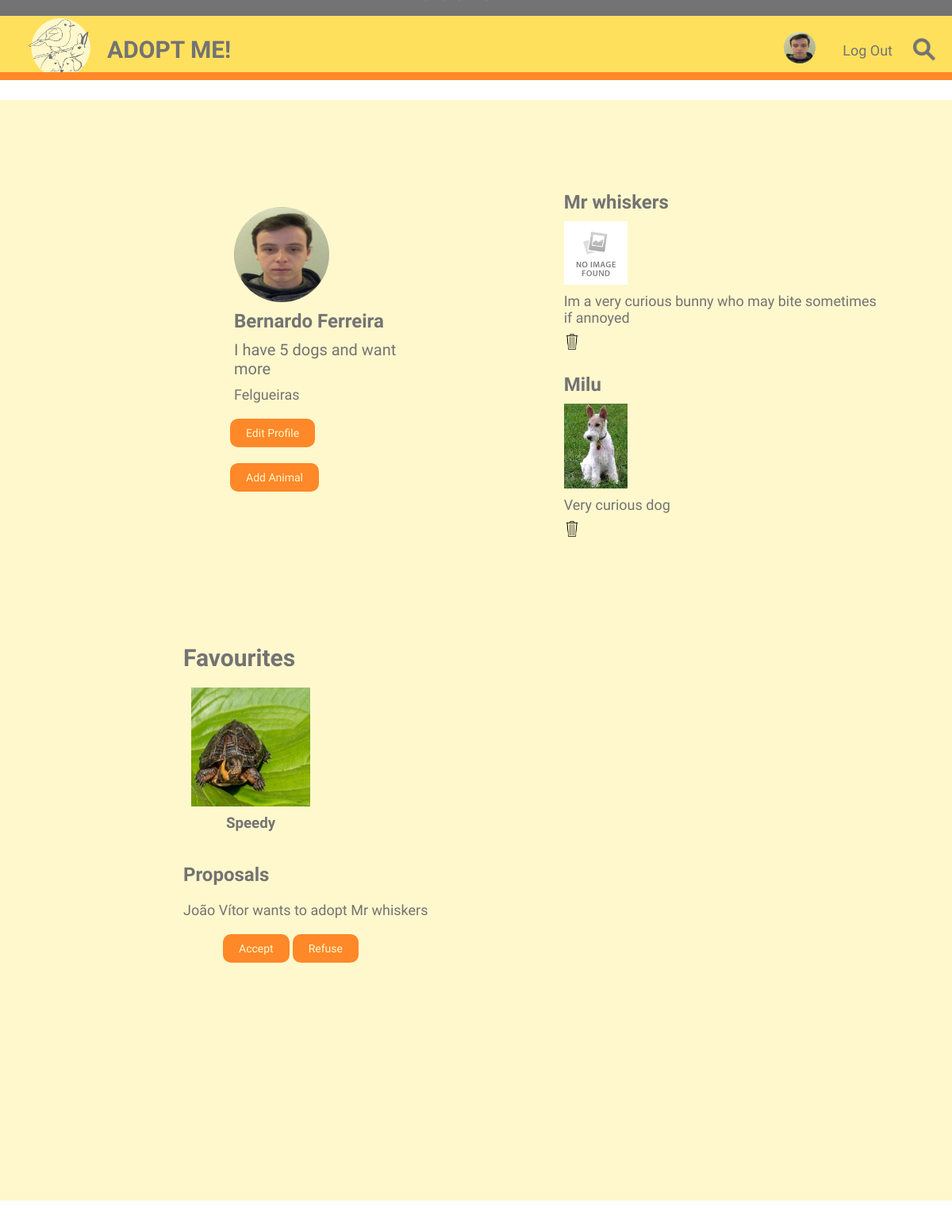
The app's page /pages/userprofile.php (signed in) with its own data.
### tables this page shows
CREATE TABLE person (
  person_id INTEGER PRIMARY KEY,
  name TEXT NOT NULL,
  account_id INTEGER NOT NULL,
  location_id INTEGER NOT NULL,
  works_at INTEGER,
  FOREIGN KEY (account_id) REFERENCES account(id) ON DELETE CASCADE ON UPDATE CASCADE,
  FOREIGN KEY (location_id) REFERENCES location(id) ON DELETE SET NULL ON UPDATE CASCADE,
  FOREIGN KEY (works_at) REFERENCES shelter(shelter_id) ON DELETE SET NULL ON UPDATE CASCADE
);

CREATE TABLE favourite(
  pet_id INTEGER NOT NULL,
  person_id INTEGER NOT NULL,
  FOREIGN KEY (pet_id) REFERENCES pet(id) ON DELETE CASCADE ON UPDATE CASCADE,
  FOREIGN KEY (person_id) REFERENCES person(person_id) ON DELETE CASCADE ON UPDATE CASCADE,
  PRIMARY KEY (pet_id,person_id)
);

CREATE TABLE proposal(
  id INTEGER PRIMARY KEY,
  status INTEGER,
  date TEXT,
  pet_id INTEGER,
  made_adoption_proposal INTEGER,
  recv_adoption_proposal INTEGER,
  FOREIGN KEY (pet_id) REFERENCES pet(id) ON DELETE CASCADE ON UPDATE CASCADE,
  FOREIGN KEY (made_adoption_proposal) REFERENCES account(id) ON DELETE CASCADE ON UPDATE CASCADE,
  FOREIGN KEY (recv_adoption_proposal) REFERENCES account(id) ON DELETE CASCADE ON UPDATE CASCADE
);

### database/db_user.php (called while the page is built, shortened)
<?php
    include_once('../database/connection.php');
    function getUser($email){
        global $db;
        $stmt = $db->prepare('SELECT account.id AS id, name, account.bio AS bio, location.city AS city, account.email AS email
            FROM account
            INNER JOIN person
            ON account.id = person.account_id
            INNER JOIN location
            ON location.id = person.location_id
            WHERE account.email = ?');
        $stmt->execute(array($email));
        return $stmt->fetch();
    }
    function getUserById($user_id){
        global $db;
        $stmt = $db->prepare('SELECT account.id AS id, name, account.bio AS bio, location.city AS city, account.email AS email
            FROM account
            INNER JOIN person
            ON account.id = person.account_id
            INNER JOIN location
            ON location.id = person.location_id
            WHERE account.id = ?');
        $stmt->execute(array($user_id));
        return $stmt->fetch();
    }
    function getAllPetsForAdoption($email){
        global $db;
        $stmt = $db->prepare('SELECT pet.id AS id, pet.name AS name, pet.bio AS bio, pet.gender AS gender, pet.weight AS weight,
            pet.height AS  height, pet.color AS color, breed.species AS species, breed.name AS breed
            FROM account
            INNER JOIN pet
            ON account.id = pet.has_for_adoption
            INNER JOIN breed
            ON pet.breed_id = breed.id
            WHERE account.email = ?'
        );
        $stmt->execute(array($email));
        return $stmt->fetchAll();
    }
    function getPetInfo($petID){
        global $db;
        $stmt = $db->prepare(
            'SELECT
            pet.id AS id,
            pet.name AS name,
            pet.bio AS bio,
            breed.name AS breed,
            breed.species AS species,
            gender,weight,height,color
            FROM pet JOIN breed ON breed_id=breed.id
            WHERE pet.id=?'
        );
        $stmt->execute(array($petID));
        return $stmt->fetch();
    }
    function getProposals($account_id) {
        global $db;
        $stmt = $db->prepare('SELECT * FROM proposal p WHERE p.recv_adoption_proposal = ?');
        $stmt->execute(array($account_id));
        $proposals = $stmt->fetchAll();
        return $proposals;
    }
    function getFavouritePets($userID){
        global $db;
        $stmt = $db->prepare('SELECT pet_id FROM favourite WHERE person_id= ?');
        $stmt->execute(array($userID));
        return $stmt->fetchAll();
    }
?>

### pages/userprofile.php (the view, shortened to what this page needs)
<link rel="stylesheet" href="../css/userProfile.css">
<?php
    include_once('../includes/init.php');
    include_once('../database/db_user.php');
?>
<?php
    if(isset($_GET['id'])) {
        $user = getUserById($_GET['id']);
    }
    else {
        $user = getUser($_SESSION['username']);
    }
?>
<head>
</head>
<?php
    include_once('../templates/template-pets.php');
    include_once('../templates/tpl_userprofile.php');
    include_once('../templates/common/header.php');
    if(isset($_GET['id'])) {
        $user = getUserById($_GET['id']);
        $pets = getAllPetsForAdoption($user['email']);
    }
    else {
        $user = getUser($_SESSION['username']);
        $pets = getAllPetsForAdoption($_SESSION['username']);
    }
    $favs = getFavouritePets($user['id']);
    $proposals = getProposals($user['id']);
?>
<div id="main">
    <div id="userAndPosts">
        <aside id="user_profile">
            <?php drawUserProfile($user);
            if(!isset($_GET['id'])){ ?>
                <form action="edit_profile.php" method="post">
                    <input type="submit" value="Edit Profile">
                </form>
                <form action="add-animal-adoption.php" method="post">
                    <input type="submit" value="Add Animal">
                </form>
            <?php } ?>
        </aside>
        <?php drawAllPetPosts($pets, $user); ?>
    </div>
    <div id="favourite">
        <?php if(!isset($_GET['id'])){ ?>
            <?php if($favs!=NULL){?>
                <h2 id="fav">Favourites</h2>
                <?php foreach($favs as $favID) {
                    $favInfo = getPetInfo($favID['pet_id']);
                    drawPetPhotoName($favInfo,$favID['pet_id']);
                }
            }
        } ?>
    </div>
    <div id="proposal">
        <?php if(!isset($_GET['id'])){ ?>
            <?php if($proposals!=NULL){
                drawProposals($proposals);
            }
        } ?>
    </div>
</div>
<?php
    include_once('../templates/common/footer.php')
?>

### templates/tpl_userprofile.php (shortened to what this page needs)
<?php function drawUserProfile($user){ ?>
    <header>
        <img src="../images/accounts/small/<?=$user['id']?>.jpg" alt="profile picture" width="80" onerror="this.onerror=null;this.src='../images/missing_image.jpg';">
        <h2><?php echo htmlentities($user['name']) ?></h2>
    </header>
    <p id="bio"><?php echo htmlentities($user['bio']) ?></p>
    <p id="location"><?php echo htmlentities($user['city']) ?></p>
<?php } ?>
<?php function drawProposals($proposals) { ?>
    <h2>Proposals</h2>
    <ul>
    <?php foreach($proposals as $proposal) { ?>
        <?php $user_name = getUserById($proposal['made_adoption_proposal'])['name'] ?>
        <li>
            <p><?=$user_name?><?=' wants to adopt '. getPetInfo($proposal['pet_id'])['name']?></p>
            <form action="../actions/action_accept_adoption_request.php" method="get">
                <input type="submit" name="acceptance" value="Accept">
                <input type="submit" name="acceptance" value="Refuse">
            </form>
        </li>
    <?php } ?>
    </ul>
<?php } ?>

### templates/template-pets.php (shortened to what this page needs)
<?php
    include_once('../includes/init.php');
    include_once('../database/db_user.php');
?>
    <?php function drawPetPost($post){ ?>
        <a href="petprofile.php?id=<?=$post['id']?>">
            <article>
                <h2><?php echo htmlentities($post['name']) ?></h2>
                <img src="../images/pets/original/<?=$post['id']?>.jpg" alt="dog profile picture" width="80" onerror="this.onerror=null;this.src='../images/missing_image.jpg';">
                <p><?php echo htmlentities($post['bio']) ?></p>
                <?php if(!isset($_GET['id'])){ ?>
                    <a href="../actions/action_remove_pet.php?id=<?=$post['id']?>" >
                        <img src="../images/trash.png" alt="trash icon" width="20">
                    </a>
                <?php } ?>
            </article>
        </a>
    <?php } ?>
    <?php function drawAllPetPosts($posts, $user) { ?>
        <section id="posts">
            <?php foreach($posts as $post)
                drawPetPost($post, $user); ?>
        </section>
    <?php } ?>
    <?php function drawPetPhotoName($pet,$petID){ ?>
        <article>
            <a href="petprofile.php?id=<?=$petID?>">
                <img src="../images/pets/original/<?=$petID?>.jpg" alt="pet<?=$petID?>" width="150" height="150">
            </a>
            <h3><?=$pet['name']?></h3>
        </article>
    <?php }?>

### css/userProfile.css (style rules this page uses)
#main { background-color: #FFF8CD; padding-bottom: 25%; width: 100%; display: inline-block; }
#main > div { margin-left: 15%; }
#userAndPosts { display: inline-flex; }
p { font-size: 18px; }
#user_profile { height: 400px; width: 300px; margin: 95px; align-content: center; }
header>img { border-radius: 50%; width: 120px; height: 120px; }
#user_profile { position: relative; right: -20px; }
#user_profile>form { position: relative; left: -5px; float: left; margin-right: 20px; }
#bio { font-size: 20px; }
#posts { margin: 95px; }
article { margin-bottom: 30px; }
input[type="submit"] { background-color: #ff8829; color: #FFF8CD; font-size: 14px; padding: 10px 20px; text-decoration: none; border-radius: 10px; border-style: none; }
#favourite > h2,#proposal > h2, #proposal > ul { margin-left: 5%; }
#favourite { display: block; }
#favourite > h2 { font-size: 30px; }
#favourite > article { display: inline-block; vertical-align: top; margin-left: 5%; margin-right: 5%; padding: 0 10px; background-color: #FFF8CD; }
#favourite > article > h3 { text-align: center; }
#proposal > ul { margin-top: 20px; }
#proposal > ul > li > form { margin-left: 50px; }

### css/header.css (style rules this page uses)
* { padding: 0; margin: 10px 0px 0px 0px; text-decoration: none; list-style: none; box-sizing: border-box; font-family: 'Salsa', cursive; color: #737373; }

### records on screen
person: name "Bernardo Ferreira"
favourite: name "Speedy"
proposal: made_adoption_proposal.name "João Vítor", name "Mr whiskers"

### other values on screen
$user['bio'] "I have 5 dogs and want more"
$user['city'] "Felgueiras"
$post['name'] "Mr whiskers"
$post['bio'] "Im a very curious bunny who may bite sometimes if annoyed"
$post['name'] "Milu"
$post['bio'] "Very curious dog"
